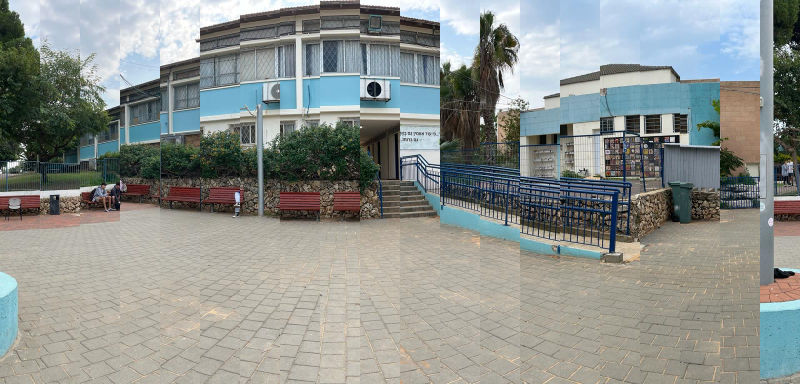
#> input picture stitched_image_without_pillow2.png, 1600 x 768 px (shown at 1/2 size)
$ python main.py
#> lines starting #> are read from the running program, lines starting #| are printed output that depends on the picture
#> in stitch_images, `images = [cv2.imread(image_path + path) for path in image_list]`: images = 20 items

import cv2
import numpy as np
from PIL import Image


def present_res(image_path, image_path2):
#> called with image_path = 'stitched_image_without_pillow.png', image_path2 = 'stitched_image_without_pillow2.png'
    img = cv2.imread(image_path2)
#> img is the input picture: shape (768, 1600, 3); mean B, G, R 140.8, 144.8, 140.5
    imS = cv2.resize(img, (1600, 200))
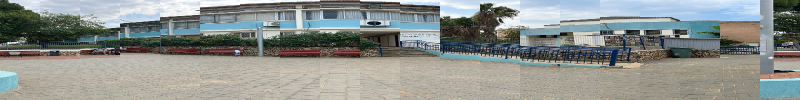
#> imS: shape (200, 1600, 3) (shown at 1/2 size); mean B, G, R 140.7, 144.7, 140.5
    cv2.imshow("Stitched Image", imS)
    imS = cv2.resize(img, (1600, 100))
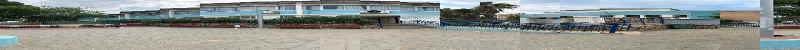
#> imS: shape (100, 1600, 3) (shown at 1/2 size); mean B, G, R 140.8, 144.8, 140.6
    cv2.imshow("Stitched Image", imS)

    cv2.waitKey(0)
    cv2.destroyAllWindows()

def stitch_images(image_paths, output_path, output_path2):
    try:
        # Read each image using OpenCV
        images = [cv2.imread(image_path + path) for path in image_list]
        # Get the height and width of the first image
        height, width, _ = images[0].shape
        window = 80
        # Calculate the total width for the stitched image
        total_width2 = window * len(images)
        total_width = width * len(images)
        # Create a new image with the total width
        stitched_image = np.zeros((height, total_width, 3), dtype=np.uint8)
        stitched_image2 = np.zeros((height, total_width2, 3), dtype=np.uint8)
        # Paste each image onto the stitched image
        for i, image in enumerate(images):
            #stitched_image[:, i * width:(i + 1) * width, :] = image
            stitched_image2[:, i * window :(i + 1) * window , :] = image[:, width // 2 - window // 2: width // 2 + window // 2, :]
        # Save the stitched image with a .png extension
        #cv2.imwrite(output_path, stitched_image, [int(cv2.IMWRITE_PNG_COMPRESSION), 9])
        cv2.imwrite(output_path2, stitched_image2, [int(cv2.IMWRITE_PNG_COMPRESSION), 9])

        print(f"Stitched image saved successfully to {output_path}")

        # Display the stitched image
        #cv2.imshow("Stitched Image", stitched_image)
        #cv2.waitKey(0)
        #cv2.destroyAllWindows()

    except Exception as e:
        print(f"An error occurred: {e}")


# Example usage:
image_list = ["new_image1.jpeg", "new_image2.jpeg", "new_image3.jpeg", "new_image4.jpeg", "new_image5.jpeg",
               "new_image6.jpeg", "new_image7.jpeg", "new_image8.jpeg", "new_image9.jpeg", "new_image10.jpeg" , "new_image11.jpeg"
                ,"new_image12.jpeg", "new_image13.jpeg" , "new_image14.jpeg" , "new_image15.jpeg" , "new_image16.jpeg" , "new_image17.jpeg" , "new_image18.jpeg" , "new_image19.jpeg" , "new_image20.jpeg"]
output_path = "stitched_image_without_pillow.png"
output_path2 = "stitched_image_without_pillow2.png"
image_path = "new_images\\"
stitch_images(image_list, output_path, output_path2)

present_res(output_path, output_path2)
